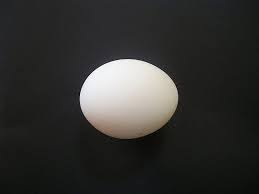
#> input picture test2.jpg, 259 x 194 px
$ python contour.py
#> lines starting #> are read from the running program, lines starting #| are printed output that depends on the picture; after the words box and inside, x2 and y2 are one past the last pixel; in counts of white or black regions, pixels touching at a corner belong together
#> further down, src is the input picture: shape (194, 259, 3); mean B, G, R 48.3, 50.3, 50.7
import cv2
import numpy as np
import argparse
import random as rng
rng.seed(12345)
import matplotlib as mpl
mpl.use('TkAgg')
import matplotlib.pyplot as plt
from setting import *

def find_egg_contour(src, threshold):
#> called with threshold = 100
    src_gray = cv2.cvtColor(src, cv2.COLOR_BGR2GRAY)
    src_gray = cv2.blur(src_gray, (3, 3))
    canny_output = cv2.Canny(src_gray, threshold, threshold * 2)
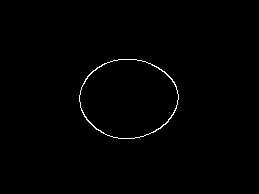
#> canny_output: shape (194, 259); 0.65% white in thin lines or dots, all inside (x1, y1, x2, y2) = (79, 59, 179, 139)
    if DEBUG:
        cv2.imshow("Canny", canny_output)

    contours_full, hierarchy  = cv2.findContours(canny_output, cv2.RETR_EXTERNAL, cv2.CHAIN_APPROX_NONE)
#> contours_full = 1 contour; box (x1, y1, x2, y2) and area: (79, 59, 179, 139) 6099
    contours_simple, hierarchy  = cv2.findContours(canny_output, cv2.RETR_EXTERNAL, cv2.CHAIN_APPROX_SIMPLE)
#> contours_simple has the same summary as contours_full

    for contour in contours_simple: # loop over one contour area
        for contour_point in contour: # loop over the points
            cv2.circle(src, ((contour_point[0][0], contour_point[0][1])), 2, (0, 255, 0), 1, cv2.LINE_AA)
#> this loop made 1 pass
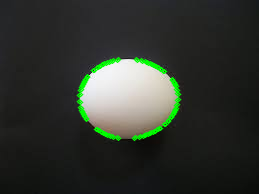
#> src: shape (194, 259, 3); 2.85% of pixels changed, all inside (x1, y1, x2, y2) = (76, 57, 182, 142)
    if DEBUG:
        cv2.imshow("Contour Points", src)
    return contours_full, contours_simple

def transform2world(img_points, src_img):
        h, w, _ = src_img.shape
        recenter = np.array([
            [w / 2, h / 2],
        ])
        recentered_img = img_points - recenter
        return recentered_img

def cart2pol(x, y):
    rho = np.sqrt(x**2 + y**2)
    phi = np.arctan2(y, x)
    return (rho, phi)

def pol2cart(rho, phi):
    x = rho * np.cos(phi)
    y = rho * np.sin(phi)
    return (x, y)

if __name__ == "__main__":
    parser = argparse.ArgumentParser(description='Code for Creating Bounding boxes and circles for contours tutorial.')
    parser.add_argument('--input', help='Path to input image.', default='test2.jpg')
    args = parser.parse_args()
    src = cv2.imread(cv2.samples.findFile(args.input))
    if src is None:
        print('Could not open or find the image:', args.input)
        exit(0)
    # Convert image to gray and blur it

    threshold = 100
    contours, contours_simple = find_egg_contour(src.copy(), threshold)
#> contours has the same summary as contours_full in find_egg_contour; contours_simple has the same summary as contours_full in find_egg_contour

    for i in range(len(contours)):
        color = (rng.randint(0, 256), rng.randint(0, 256), rng.randint(0, 256))
        cv2.drawContours(src, contours, i, color, thickness=2, lineType=cv2.LINE_AA)
#> this loop made 1 pass
#> color on pass 1: (213, 5, 152)
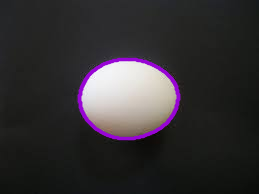
#> src: shape (194, 259, 3); mean B, G, R 50.8, 48.3, 51.7

    if DEBUG:
        source_window = 'Contours'
        cv2.namedWindow(source_window)
        cv2.imshow(source_window, src)
        cv2.waitKey()
        cv2.destroyAllWindows()

    contours_simple = np.array(contours_simple, dtype=np.int32)
    _, length, _, coor = contours_simple.shape
#> length = 130; coor = 2
    contours_simple = contours_simple.reshape((length, coor))
#> contours_simple = 130 pairs, first value 79 to 178, second value 59 to 138
    contours_simple = transform2world(contours_simple, src)
#> in transform2world, `recentered_img = img_points - recenter`: recentered_img = 130 pairs, first value -50.5 to 48.5, second value -38 to 41
#> contours_simple has the same summary as recentered_img in transform2world
    radius, radiances = cart2pol(contours_simple[:, 0], contours_simple[:, 1])
#> in cart2pol, `rho = np.sqrt(x**2 + y**2)`: rho = 130 values, max 50.66 at index 32, min 37.75 at index 128, mean 44.45
#> in cart2pol, `phi = np.arctan2(y, x)`: phi = 130 values, max 3.06 at index 32, min -3.1 at index 31, mean -0.0307
#> radius has the same summary as rho in cart2pol; radiances has the same summary as phi in cart2pol
    plt.axes(projection = 'polar')
    for r, phi in zip(radius, radiances):
        plt.polar(phi, r, 'g.')
#> this loop made 130 passes
#> (r, phi) on passes 1 to 12: (39.7, -1.86), (39.05, -1.9), (40.51, -1.99), (40.03, -2.02), (40.94, -2.07), (40.56, -2.1), (41.61, -2.14), (41.33, -2.18), (42.5, -2.21), (42.32, -2.25), (42.96, -2.27), (42.79, -2.33)
    plt.show()
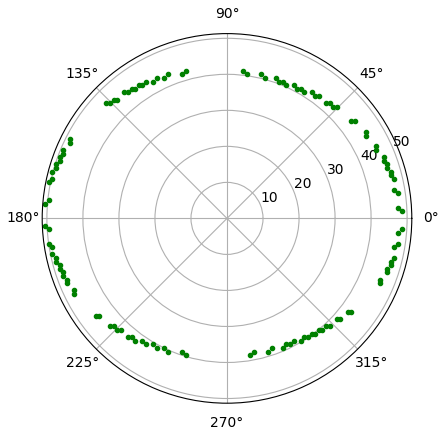
#> figure drawn by matplotlib, 1 panel
